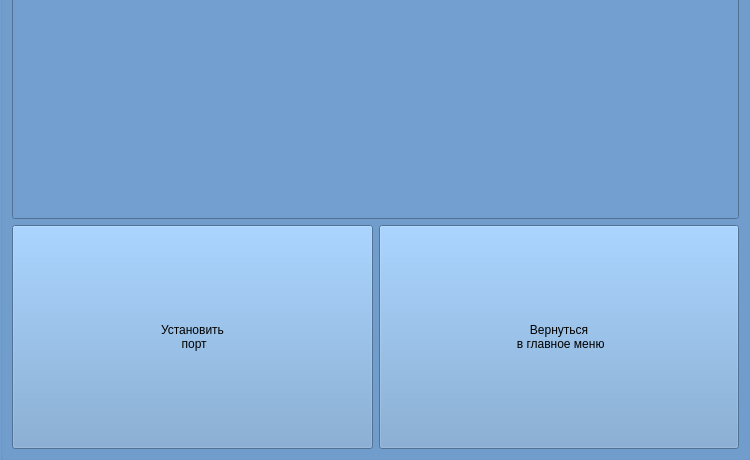
<?xml version="1.0" encoding="UTF-8"?>
<ui version="4.0">
 <class>MakeServer</class>
 <widget class="QWidget" name="MakeServer">
  <property name="geometry">
   <rect>
    <x>0</x>
    <y>0</y>
    <width>750</width>
    <height>460</height>
   </rect>
  </property>
  <property name="windowTitle">
   <string>Создание сервера</string>
  </property>
  <widget class="QGroupBox" name="groupBox">
   <property name="geometry">
    <rect>
     <x>0</x>
     <y>-20</y>
     <width>751</width>
     <height>481</height>
    </rect>
   </property>
   <property name="styleSheet">
    <string notr="true">border-color: rgb(32, 74, 135);
background-color: rgb(114, 159, 207);
gridline-color: rgb(52, 101, 164);
font: 18pt &quot;Ubuntu Condensed&quot;;
</string>
   </property>
   <property name="title">
    <string/>
   </property>
   <layout class="QGridLayout" name="gridLayout">
    <item row="2" column="1">
     <widget class="QPushButton" name="btn_returnToMenu">
      <property name="sizePolicy">
       <sizepolicy hsizetype="Preferred" vsizetype="Preferred">
        <horstretch>0</horstretch>
        <verstretch>0</verstretch>
       </sizepolicy>
      </property>
      <property name="text">
       <string>Вернуться
 в главное меню</string>
      </property>
     </widget>
    </item>
    <item row="2" column="0">
     <widget class="QPushButton" name="btn_makeServer">
      <property name="sizePolicy">
       <sizepolicy hsizetype="Preferred" vsizetype="Preferred">
        <horstretch>0</horstretch>
        <verstretch>0</verstretch>
       </sizepolicy>
      </property>
      <property name="text">
       <string>Установить 
 порт</string>
      </property>
     </widget>
    </item>
    <item row="1" column="0" colspan="2">
     <widget class="QLineEdit" name="input_serverPort">
      <property name="sizePolicy">
       <sizepolicy hsizetype="Preferred" vsizetype="Preferred">
        <horstretch>0</horstretch>
        <verstretch>0</verstretch>
       </sizepolicy>
      </property>
      <property name="styleSheet">
       <string notr="true">font: 24pt &quot;Ubuntu Condensed&quot;;</string>
      </property>
      <property name="text">
       <string/>
      </property>
      <property name="alignment">
       <set>Qt::AlignCenter</set>
      </property>
     </widget>
    </item>
   </layout>
  </widget>
 </widget>
 <resources/>
 <connections/>
</ui>
